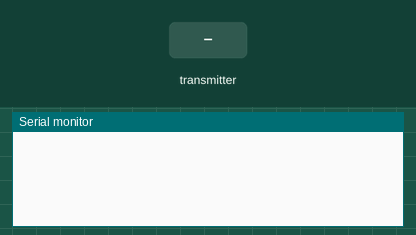
Simulated run of this sketch. Board: ESP32. Parts: the last lines printed to the serial monitor. The inputs (shaded band) are chosen by the test bench.

Above: at 1.2 s.
1.3 s: the transmitter starts sending a = 0
At 1.66 s:
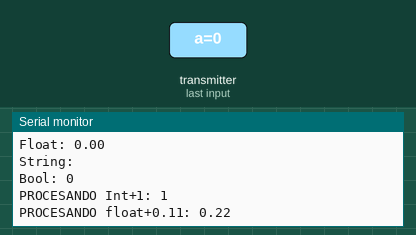
2.8 s: the transmitter starts sending b = 1024
4.3 s: the transmitter starts sending c = 25
At 4.66 s:
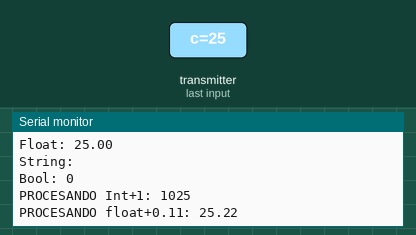
5.8 s: the transmitter starts sending e = 1
7.3 s: the transmitter starts sending a = 1
8.8 s: the transmitter starts sending b = 2048
Timing chart, 0 to 11.3 s (numbered marks = the images above; inputs shaded):
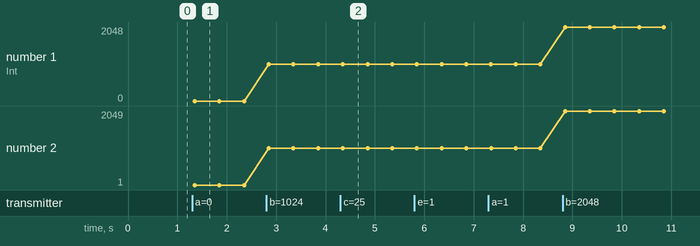

The sketch:

Esclavo_EspNow.ino
```cpp
// (licence header left out)
#include <esp_now.h>
#include <WiFi.h>

// Structure example to receive data
// Must match the sender structure
typedef struct struct_message {
    char a[32];
    int b;
    float c;
    String d;
    bool e;
} struct_message;

// Create a struct_message called myData
struct_message myData;

// callback function that will be executed when data is received
void OnDataRecv(const uint8_t * mac, const uint8_t *incomingData, int len) {
  memcpy(&myData, incomingData, sizeof(myData));
  Serial.print("Bytes received: ");
  Serial.println(len);
  Serial.print("Char: ");
  Serial.println(myData.a);
  Serial.print("Int: ");
  Serial.println(myData.b);
  Serial.print("Float: ");
  Serial.println(myData.c);
  Serial.print("String: ");
  Serial.println(myData.d);
  Serial.print("Bool: ");
  Serial.println(myData.e);
 // Serial.println();

  Serial.print("PROCESANDO Int+1: ");
  int res=myData.b+1;
  Serial.println(res);

  Serial.print("PROCESANDO float+0.11: ");
  float otro=myData.c+0.22;
  Serial.println(otro);
  Serial.println();
}

void setup() {
  // Initialize Serial Monitor
  Serial.begin(115200);

  // Set device as a Wi-Fi Station
  WiFi.mode(WIFI_STA);

  // Init ESP-NOW
  if (esp_now_init() != ESP_OK) {
    Serial.println("Error initializing ESP-NOW");
    return;
  }

  // Once ESPNow is successfully Init, we will register for recv CB to
  // get recv packer info
  esp_now_register_recv_cb(OnDataRecv);
}

void loop() {

}
```

Measured:
- after the input at 1.3 s, the serial monitor: prints a new line after 0.05 s (image 1)
- after the input at 4.3 s, the serial monitor: prints a new line after 0.05 s (image 2)
- plotted number 1: 0 → 1024 after the input at 2.8 s, 1024 → 2048 after the input at 8.8 s
- plotted number 2: 1 → 1025 after the input at 2.8 s, 1025 → 2049 after the input at 8.8 s
